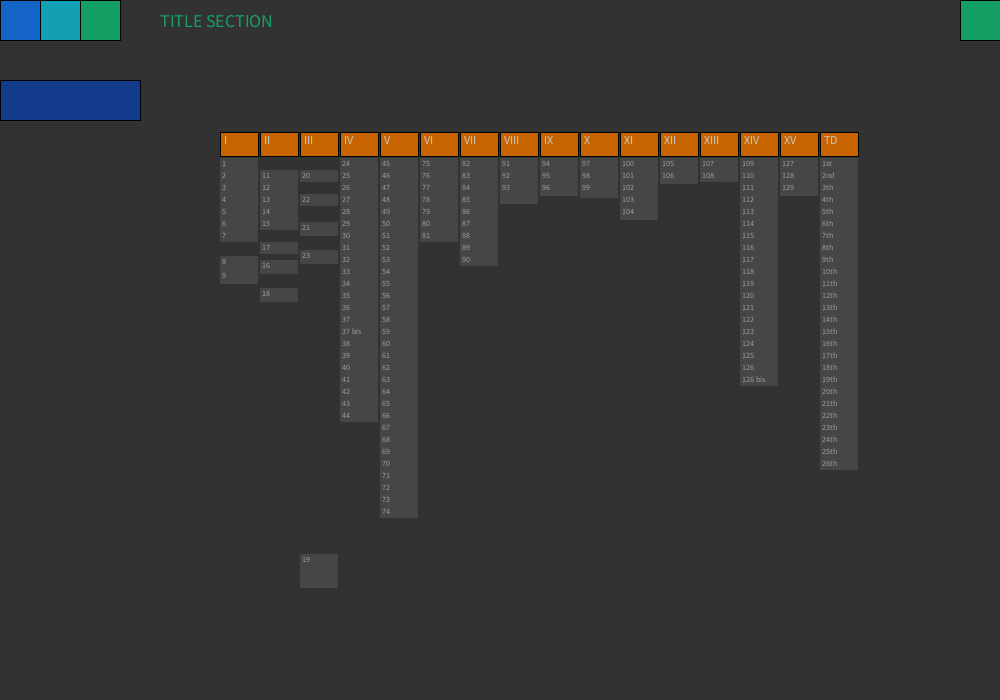
Frame 1 (no input)
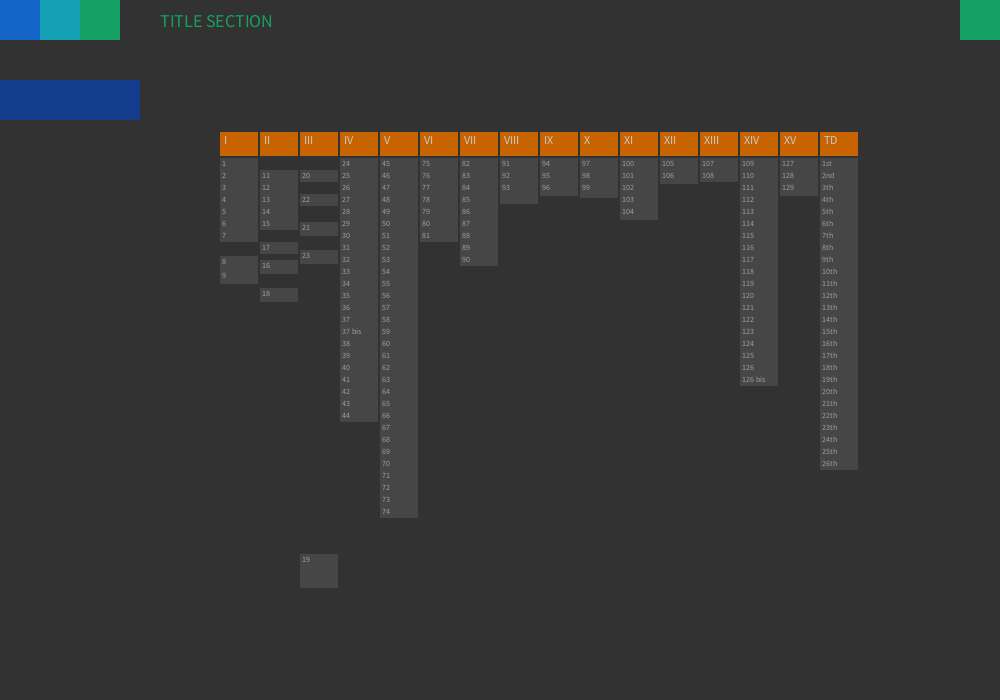
Frame 60 (the mouse pressed at the canvas centre just before this capture)
Frame 120 (the mouse held since frame 60 and released just before this capture): identical to frame 60, image omitted

The Processing sketch that drew these frames (run headless with seeded random() and noise(); from frame 60 on, the mouse is pressed at the canvas centre):

// Processing sketch: forLoopDistribution05
// ── forLoopDistribution05.pde
String[] chaptersNumber = {"I","II","III","IV","V","VI","VII","VIII","IX","X","XI","XII","XIII","XIV","XV","TD"}; 
String[] chaptersTitle = {"Bases of Institutionally","Nationality and Citizenship","Constitutional Rights and Duties","Government","National Congress","Judicial Power","Public Ministry","Constitutional Tribunal","Electoral Justice","Office of the Comptroller General of the Republic","Armed Forces, Forces of Order and Public Security","Council of National Security","Central Bank","Government & Interior Administration of the State","Reform of the Constitution","Transitory Provisions"}; 

int[] articlesIdNumber = { 
  1, 2, 3, 4, 5, 6, 7, 8, 9, 
  10,11,12,13,14,15,16,17,18, 
  19,20,21,22,23, 
  24,25,26,27,28,29,30,31,32,33,34,35,36,37,38,39,40,41,42,43,44,45,46,
  47,48,49,50,51,52,53,54,55,56,57,58,59,60,61,62,63,64,65,66,67,68,69,70,71,72,73,74,75,76,
  77,78,79,80,81,82,83,
  84,85,86,87,88,89,90,91,92,
  93,94,95,
  96,97,98,
  99,100,101,
  102,103,104,105,106,
  107,108,
  109,110,
  111,112,113,114,115,116,117,118,119,120,121,122,123,124,125,126,127,128,
  129,130,131,
  132,133,134,135,136,137,138,139,140,141,142,143,144,145,146,147,148,149,150,151,152,153,154,155,156,157  
};
//NUMERIC TITLE OF EACH ARTICLE AS APPEARS IN THE CONSTITUTION
String[] articlesTitNumber = { 
  "1","2","3","4","5","6","7","8","9",
  "10","11","12","13","14","15","16","17","18",
  "19","20","21","22","23",
  "24","25","26","27","28","29","30","31","32","33","34","35","36","37","37 bis","38","39","40","41","42","43","44","45",
  "46","47","48","49","50","51","52","53","54","55","56","57","58","59","60","61","62","63","64","65","66","67","68","69","70","71","72","73","74","75",
  "76","77","78","79","80","81","82",
  "83","84","85","86","87","88","89","90","91",
  "92","93","94",
  "95","96","97",
  "98","99","100",
  "101","102","103","104","105",
  "106","107",
  "108","109",
  "110","111","112","113","114","115","116","117","118","119","120","121","122","123","124","125","126","126 bis",
  "127","128","129",
  "1st","2nd","3th","4th","5th","6th","7th","8th","9th","10th","11th","12th","13th","14th","15th","16th","17th","18th","19th","20th","21th","22th","23th","24th","25th","26th"
/*"FIRST","SECOND","THIRTH","FOURTH","FIFTH","SIXTH","SEVENTH","EIGHT","NINTH","TENTH","ELEVENTH","TWELFTH","THIRTEENTH","FOURTEENTH","FIFTEENTH","SIXTEENTH","SEVENTEENTH","EIGHTEENTH","NINETEENTH","TWENTY","TWENTY FIRST","TWENTY SECOND","TWENTY THIRTH","TWENTY FOURTH","TWENTY FIFTH","TWENTY SIXTH"*/
};
//CATEGORIZATION FOR EACH ARTICLE'S LENGHT
int[] articlesCategoryNumber = {2,1,1,1,1,1,1,2,2,2,1,1,1,1,1,2,1,2,9,1,2,1,2,1,2,3,2,2,3,2,1,5,1,1,1,1,2,2,2,1,3,2,2,2,1,2,1,1,1,1,1,2,5,4,4,1,1,3,2,1,3,2,1,4,3,3,2,2,1,1,2,2,1,2,1,1,2,3,4,1,2,1,1,3,2,2,2,2,1,1,1,1,3,8,2,3,2,1,2,3,1,2,1,1,2,1,2,2,1,2,1,2,1,3,1,3,1,1,3,2,1,1,1,1,2,1,2,1,2,2,2,1,2,1,1,1,1,1,2,1,1,1,1,2,3,2,1,1,1,1,1,1,1,1,2,1,1};

int numberOfArticles = articlesIdNumber.length;
int  boxW = 40;
int  boxH = 12;
int sep = 2;

int[] articlesPosX = new int[articlesIdNumber.length];
int[] articlesPosY = new int[articlesIdNumber.length];
int[] articlesH   = new int[articlesIdNumber.length];
int factorH;

int gridUnit = 20;
int visualX = 220;
int visualY = 170;
int visualW = 1020; 
int visualH = 700-gridUnit*2; 

int visualPosX;
int visualPosY;
int visualAreaW;//Width elements
int visualAreaH;//Height Elements
 

void setup() {
  size(1000, 700);
  background(50);
  visualPosX = visualX;
  visualPosY = visualY;
  visualAreaW = visualW - gridUnit*2;//Width elements
  visualAreaH = visualH - gridUnit*9;//Height Elements
  smooth();

//CREATE HEIGTH BOXES
  for(int i=0; i<articlesCategoryNumber.length; i++){
    factorH = articlesCategoryNumber[i];
  if(factorH==1){boxH=12;}; if(factorH==2){boxH=14;}; if(factorH==3){boxH=16;}; if(factorH==4){boxH=18;}; if(factorH==5){boxH=20;}; if(factorH==8){boxH=22;};  if(factorH==9){boxH=34;}; 
    articlesH[i] = boxH;
  }


  //CREATE POSX & POSY
  for (int i=0; i<articlesPosX.length; i++) {
    int factorUp = 0;
    factorH = articlesH[i];


    if (articlesIdNumber[i] >= 1) {
      articlesPosX[i] = boxW * 0;
      factorUp = boxH*1;
      articlesPosY[i] =  articlesH[i] * i - factorUp ;
    }
    if (articlesIdNumber[i] > 9) {
      articlesPosX[i] = boxW * 1;
      factorUp = boxH*10;
      articlesPosY[i] =  articlesH[i] * i - factorUp ;
    }
    if (articlesIdNumber[i] > 18) {
      articlesPosX[i] = boxW * 2;
      factorUp = boxH*19;
      articlesPosY[i] =  articlesH[i] * i - factorUp ;
    }
    if (articlesIdNumber[i] >23) {
      articlesPosX[i] = boxW * 3;
      factorUp = boxH*24;
      articlesPosY[i] =  boxH * i - factorUp ;
    }
    if (articlesIdNumber[i] > 45) {
      articlesPosX[i] = boxW * 4;
      factorUp = boxH*46;
      articlesPosY[i] =  boxH * i - factorUp ;
    }
    if (articlesIdNumber[i] > 75) {
      articlesPosX[i] = boxW * 5;
      factorUp = boxH*76;
      articlesPosY[i] =  boxH * i - factorUp ;
    }
    if (articlesIdNumber[i] > 82) {
      articlesPosX[i] = boxW * 6;
      factorUp = boxH*83;
      articlesPosY[i] =  boxH * i - factorUp ;
    }
    if (articlesIdNumber[i] > 91) {
      articlesPosX[i] = boxW * 7;
      factorUp = boxH*92;
      articlesPosY[i] =  boxH * i - factorUp ;
    }
    if (articlesIdNumber[i] > 94) {
      articlesPosX[i] = boxW * 8;
      factorUp = boxH*95;
      articlesPosY[i] =  boxH * i - factorUp ;
    }
    if (articlesIdNumber[i] > 97) {
      articlesPosX[i] = boxW * 9;
      factorUp = boxH*98;
      articlesPosY[i] =  boxH * i - factorUp ;
    }
    if (articlesIdNumber[i] >100) {
      articlesPosX[i] = boxW * 10;
      factorUp = boxH*101;
      articlesPosY[i] =  boxH * i - factorUp ;
    }
    if (articlesIdNumber[i] >105) {
      articlesPosX[i] = boxW * 11;
      factorUp = boxH*106;
      articlesPosY[i] =  boxH * i - factorUp ;
    }
    if (articlesIdNumber[i] >107) {
      articlesPosX[i] = boxW * 12;
      factorUp = boxH*108;
      articlesPosY[i] =  boxH * i - factorUp ;
    }
    if (articlesIdNumber[i] > 109) {
      articlesPosX[i] = boxW * 13;
      factorUp = boxH*110;
      articlesPosY[i] =  boxH * i - factorUp ;
    }
    if (articlesIdNumber[i] >128) {
      articlesPosX[i] = boxW * 14;
      factorUp = boxH*129;
      articlesPosY[i] =  boxH * i - factorUp ;
    }
    if (articlesIdNumber[i] >131) {
      articlesPosX[i] = boxW * 15;
      factorUp = boxH*132;
      articlesPosY[i] =  boxH * i - factorUp ;
    }
    if (articlesIdNumber[i] > 157) {
      articlesPosX[i] = boxW * 16;
      factorUp = boxH*158;
      articlesPosY[i] =  boxH * i - factorUp ;
    }

  }
}



void draw() {
  background(50);
  textSize(10);

// /*
int sz = 40;
//SIMULATION INTERFACE
fill(20, 100, 200);
  rect(0, 0, sz, sz);
fill(20, 160, 180);
  rect(sz, 0, sz, sz);
fill(20, 160, 100);
  rect(sz*2, 0, sz, sz); textSize(18);
  text("TITLE SECTION", sz*4, sz/2+7);
fill(20, 160, 100);
  rect(width-sz, 0, sz, sz);
fill(20, 60, 140);
  rect(0, sz*2, sz*3.5, sz);
// */

// TEST ROTATED
//translate(120, 840);
//rotate(-PI/2);
//scale(0.8, 1.2);
//END TEST ROTATED



//BOXES CHAPTERS TOP - - - - - - - - - - - - - - - - - - - - - - - 
  for (int i=0; i<chaptersNumber.length; i++) {
      fill(200, 100, 0);
      rect(visualPosX+boxW*i, visualPosY-boxH*3-sep, boxW-2, boxH*2);//boxes each section
      fill(200);textAlign(LEFT);textSize(12);
      text(chaptersNumber[i], 4+visualPosX+boxW*i, visualPosY-26);//boxes each article
      //BOXES ARTICLES
      if (i == 15) {//select first columt to color
        fill(150, 200, 250);
      }else {
        fill(200, 240, 240);
      }
  }//CLOSE FOR CHAPTER

  //BOX VIS ARTICLE TOP ROLLOVER
  for (int i=0; i<chaptersNumber.length; i++) {
    int sep = 10;
    if (  (mouseX>visualPosX+boxW*i && mouseX<visualPosX+boxW*i+boxW-sep)  &&  (mouseY>visualPosY-boxH*3 && mouseY<visualPosY-boxH*1-5)  ) {
      //ROL OVER
      detailsOverVisualizationChapter( mouseX, mouseY, chaptersTitle[i], "Topic 1, Topic 2, Topic 3, Topic 4, Topic 5, Topic 6" );
    }
  }//close for
//CLOSE BOXES CHAPTERS TOP - - - - - - - - - - - - - - - - - - - - - - - 





//BOXES VISUALIZATION ARTICLES BUTTONS - - - - - - - - - - - - - - - - - - - - - - - 
  for (int i=0; i<numberOfArticles; i++) {
//BOXES ARTICLES BELLOW
    noStroke();
    fill(70); 
    
    rect(visualPosX+articlesPosX[i], visualPosY+articlesPosY[i], boxW-sep, articlesH[i]/*boxH-sep*/);//boxes each article    
    fill(200, 170); 
    textSize(8);  textAlign(LEFT);
    text(articlesTitNumber[i], visualPosX+sep+articlesPosX[i], visualPosY+articlesPosY[i]+8);
  }//close for draw boxes


  //BOX VIS ARTICLE ROLLOVER
  for (int i=0; i<numberOfArticles; i++) {
    int sep = 10;
    if (  (mouseX>visualPosX+articlesPosX[i] && mouseX<visualPosX+articlesPosX[i]+boxW-sep)  &&  (mouseY>visualPosY+articlesPosY[i] && mouseY<visualPosY+articlesPosY[i]+boxH)  ) {
      //ROL OVER
      detailsOverVisualizationTopic( mouseX, mouseY, articlesTitNumber[i], articlesIdNumber[1], "Topic 1, Topic 2, Topic 3, Topic 4, Topic 5, Topic 6" );
    }
  }//close for

}//CLOSE DRAW





//OVER VISUALIZATIONS BELLOW
void detailsOverVisualizationTopic( float _newPosBoxX, float _newPosBoxY, String _articleNumberText, float _articleWordsNum, String _articleTopics ) {  
  int boxW = 175;
  int boxH = 125;
  int boxPosX = 0;
  int moveX = -120;
  int dis = 2;
  noStroke();

  pushMatrix();
  //CHECK IF IS BEYOND WIDTH
  if (mouseX > width-boxW) {
    boxPosX = boxPosX+ moveX;
  } 
  else {
    boxPosX = 0;
  } 
  translate(_newPosBoxX-15, _newPosBoxY-boxH-15);
  //TRIANGLE BELOW
  fill(50, 150); //COLOR BG colorTop[13]-200 
  triangle(10+dis, boxH+dis, 20+dis, boxH+dis, 15+dis, boxH+dis+10);

  //CAJA Y TRIANG DEBAJO
  fill(20, 150); //COLOR BG colorTop[13]-200 
  rect(boxPosX+dis, 0+dis, boxW+dis, boxH+dis);
  //BOX AND TRIANGE OVER
  fill(0, 180, 200); //COLOR TEXT 
  triangle(10, boxH, 20, boxH, 15, boxH+10);
  rect(boxPosX, 0, boxW, boxH);
  //TEXT
  fill(50);
  textSize(14);
  textAlign(LEFT);
  text("Article nº "+_articleNumberText, boxPosX+8, 8, boxW-15, boxH-15 );
  textSize(10);
  text("Words: "+_articleWordsNum, boxPosX+8, 35, boxW-15, boxH-15 );
  text("Topics: "+_articleTopics, boxPosX+8, 55, boxW-15, boxH-15 );
  text("CLICK TO VIEW", boxPosX+8, 105, boxW-15, boxH-15 );

  popMatrix();
}//CLOSE detailsOverVisualizationTopic



//OVER VISUALIZATIONS CHAPTER TOP
void detailsOverVisualizationChapter( float _newPosBoxX, float _newPosBoxY, String _chapterTitle, String _chapterDescription ) {  
  int boxW = 260;
  int boxH = 70;
  int boxPosX = -boxW/2;
//  int moveX = -120;
  int dis = 4;
  noStroke();

  pushMatrix();
  //CHECK IF IS BEYOND WIDTH
  translate(_newPosBoxX, _newPosBoxY-boxH);
  //TRIANGLE BELOW GRIS
  fill(50, 150); //COLOR BG colorTop[13]-200 
  triangle(-10+dis, dis+boxH-10, 10+dis, dis+boxH-10, 0+dis, dis+boxH);
  rect(boxPosX+dis, -10+dis, boxW, boxH);
  //BOX AND TRIANGE OVER
  fill(220, 120, 250); //COLOR TEXT 
  triangle(-10, boxH-10, 10, boxH-10, 0, boxH);
  rect(boxPosX, -10, boxW, boxH);

  //TEXT
  fill(50);
  textSize(12);
  textAlign(CENTER);textLeading(14);
  text(_chapterTitle, boxPosX+10, -4, boxW-20, boxH-15 );
  textSize(10);
  text(_chapterDescription, boxPosX+10, 35, boxW-20, boxH );


  popMatrix();
}//CLOSE detailsOverVisualizationChapter
